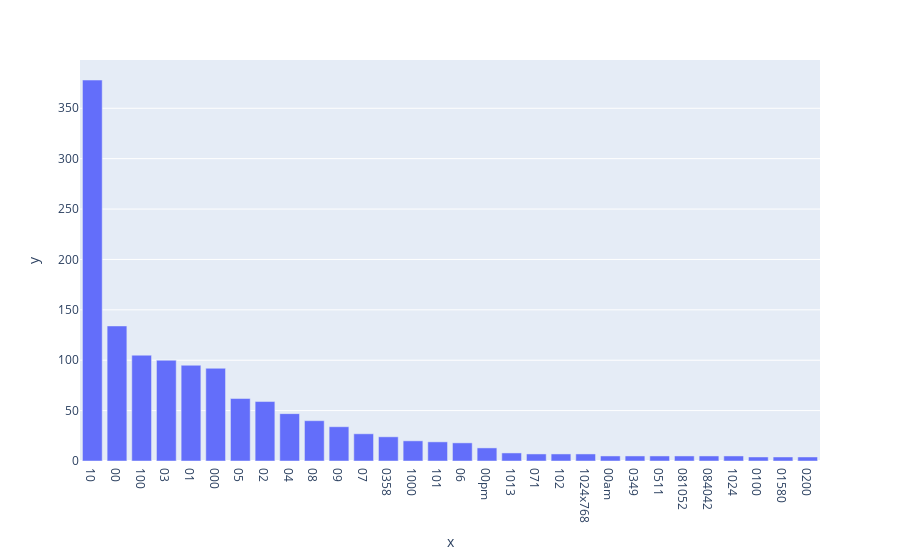

Here is the notebook cell this chart was saved with:
### Markdown cell above
### >>> **Exercise 14 (take home):** 
The chart above only contains 300 vocabulary in the documents, and it's already computationally intensive to both compute and visualize. Can you efficiently reduce the number of terms you want to visualize as an exercise.

### Code cell
# Answer here
dicts_14 = {}
for a,b in zip(count_vect.get_feature_names_out()[:300], term_frequencies[:300]):
    dicts_14[a] = b
dicts_14 = sorted(dicts_14.items(), key = lambda x:x[1], reverse= True)
print(dicts_14)
x = [dicts_14[i][0] for i in range(30)]
y = [dicts_14[i][1] for i in range(30)]
fig3 = px.bar(x = x, y = y)
fig3.show()
print("We only pick the top 30 frequency tems to visualize")

### Figure 1 — Plotly figure (JSON) as saved in the notebook; plotly's stock layout.template omitted (floating-point values rounded to 4 significant figures)
{"data": [{"alignmentgroup": "True", "hovertemplate": "x=%{x}<br>y=%{y}<extra></extra>", "legendgroup": "", "marker": {"color": "#636efa", "pattern": {"shape": ""}}, "name": "", "offsetgroup": "", "orientation": "v", "showlegend": false, "textposition": "auto", "type": "bar", "x": ["10", "00", "100", "03", "01", "000", "05", "02", "04", "08", "09", "07", "0358", "1000", "101", "06", "00pm", "1013", "071", "102", "1024x768", "00am", "0349", "0511", "081052", "084042", "1024", "0100", "01580", "0200"], "xaxis": "x", "y": [378, 134, 105, 100, 95, 92, 62, 59, 47, 40, 34, 27, 24, 20, 19, 18, 13, 8, 7, 7, 7, 5, 5, 5, 5, 5, 5, 4, 4, 4], "yaxis": "y"}], "layout": {"barmode": "relative", "legend": {"tracegroupgap": 0}, "margin": {"t": 60}, "xaxis": {"anchor": "y", "domain": [0, 1], "title": {"text": "x"}}, "yaxis": {"anchor": "x", "domain": [0, 1], "title": {"text": "y"}}}}
